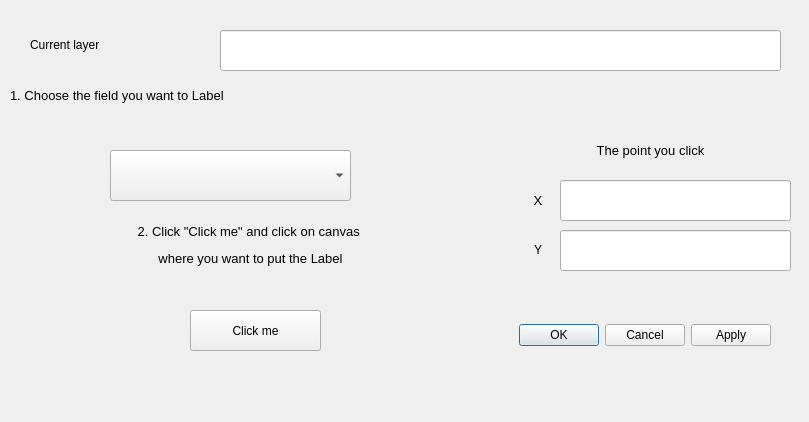
<?xml version="1.0" encoding="UTF-8"?>
<ui version="4.0">
 <class>Dialog</class>
 <widget class="QDockWidget" name="Dialog">
  <property name="geometry">
   <rect>
    <x>0</x>
    <y>0</y>
    <width>809</width>
    <height>422</height>
   </rect>
  </property>
  <property name="windowTitle">
   <string>DockWidget</string>
  </property>
  <widget class="QWidget" name="dockWidgetContents">
   <widget class="QLabel" name="lbPoint">
    <property name="geometry">
     <rect>
      <x>520</x>
      <y>120</y>
      <width>261</width>
      <height>61</height>
     </rect>
    </property>
    <property name="text">
     <string>&lt;html&gt;&lt;head/&gt;&lt;body&gt;&lt;p align=&quot;center&quot;&gt;&lt;span style=&quot; font-size:10pt;&quot;&gt;The point you click&lt;/span&gt;&lt;/p&gt;&lt;/body&gt;&lt;/html&gt;</string>
    </property>
   </widget>
   <widget class="QLabel" name="lbField">
    <property name="geometry">
     <rect>
      <x>10</x>
      <y>70</y>
      <width>781</width>
      <height>51</height>
     </rect>
    </property>
    <property name="text">
     <string>&lt;html&gt;&lt;head/&gt;&lt;body&gt;&lt;p&gt;&lt;span style=&quot; font-size:10pt;&quot;&gt;1. Choose the field you want to Label&lt;/span&gt;&lt;/p&gt;&lt;/body&gt;&lt;/html&gt;</string>
    </property>
   </widget>
   <widget class="QComboBox" name="cbField">
    <property name="geometry">
     <rect>
      <x>110</x>
      <y>150</y>
      <width>241</width>
      <height>51</height>
     </rect>
    </property>
   </widget>
   <widget class="QLabel" name="lbClick">
    <property name="geometry">
     <rect>
      <x>0</x>
      <y>180</y>
      <width>501</width>
      <height>131</height>
     </rect>
    </property>
    <property name="text">
     <string>&lt;html&gt;&lt;head/&gt;&lt;body&gt;&lt;p align=&quot;center&quot;&gt;&lt;span style=&quot; font-size:10pt;&quot;&gt;2. Click &amp;quot;Click me&amp;quot; and click on canvas &lt;/span&gt;&lt;/p&gt;&lt;p align=&quot;center&quot;&gt;&lt;span style=&quot; font-size:10pt;&quot;&gt;where you want to put the Label&lt;/span&gt;&lt;/p&gt;&lt;/body&gt;&lt;/html&gt;</string>
    </property>
   </widget>
   <widget class="QLabel" name="lbX">
    <property name="geometry">
     <rect>
      <x>530</x>
      <y>180</y>
      <width>16</width>
      <height>41</height>
     </rect>
    </property>
    <property name="frameShape">
     <enum>QFrame::NoFrame</enum>
    </property>
    <property name="text">
     <string>&lt;html&gt;&lt;head/&gt;&lt;body&gt;&lt;p align=&quot;center&quot;&gt;&lt;span style=&quot; font-size:10pt;&quot;&gt;X&lt;/span&gt;&lt;/p&gt;&lt;/body&gt;&lt;/html&gt;</string>
    </property>
   </widget>
   <widget class="QDialogButtonBox" name="buttonBox">
    <property name="geometry">
     <rect>
      <x>440</x>
      <y>310</y>
      <width>331</width>
      <height>51</height>
     </rect>
    </property>
    <property name="orientation">
     <enum>Qt::Horizontal</enum>
    </property>
    <property name="standardButtons">
     <set>QDialogButtonBox::Apply|QDialogButtonBox::Cancel|QDialogButtonBox::Ok</set>
    </property>
   </widget>
   <widget class="QLineEdit" name="txLayer">
    <property name="geometry">
     <rect>
      <x>220</x>
      <y>30</y>
      <width>561</width>
      <height>41</height>
     </rect>
    </property>
   </widget>
   <widget class="QLineEdit" name="txY">
    <property name="geometry">
     <rect>
      <x>560</x>
      <y>230</y>
      <width>231</width>
      <height>41</height>
     </rect>
    </property>
   </widget>
   <widget class="QLabel" name="lbY">
    <property name="geometry">
     <rect>
      <x>530</x>
      <y>230</y>
      <width>16</width>
      <height>41</height>
     </rect>
    </property>
    <property name="text">
     <string>&lt;html&gt;&lt;head/&gt;&lt;body&gt;&lt;p align=&quot;center&quot;&gt;Y&lt;/p&gt;&lt;/body&gt;&lt;/html&gt;</string>
    </property>
   </widget>
   <widget class="QLineEdit" name="txX">
    <property name="geometry">
     <rect>
      <x>560</x>
      <y>180</y>
      <width>231</width>
      <height>41</height>
     </rect>
    </property>
   </widget>
   <widget class="QLabel" name="lbLayer">
    <property name="geometry">
     <rect>
      <x>30</x>
      <y>30</y>
      <width>181</width>
      <height>29</height>
     </rect>
    </property>
    <property name="text">
     <string>Current layer</string>
    </property>
   </widget>
   <widget class="QPushButton" name="pbnClick">
    <property name="geometry">
     <rect>
      <x>190</x>
      <y>310</y>
      <width>131</width>
      <height>41</height>
     </rect>
    </property>
    <property name="text">
     <string>Click me</string>
    </property>
   </widget>
  </widget>
 </widget>
 <resources/>
 <connections/>
</ui>
